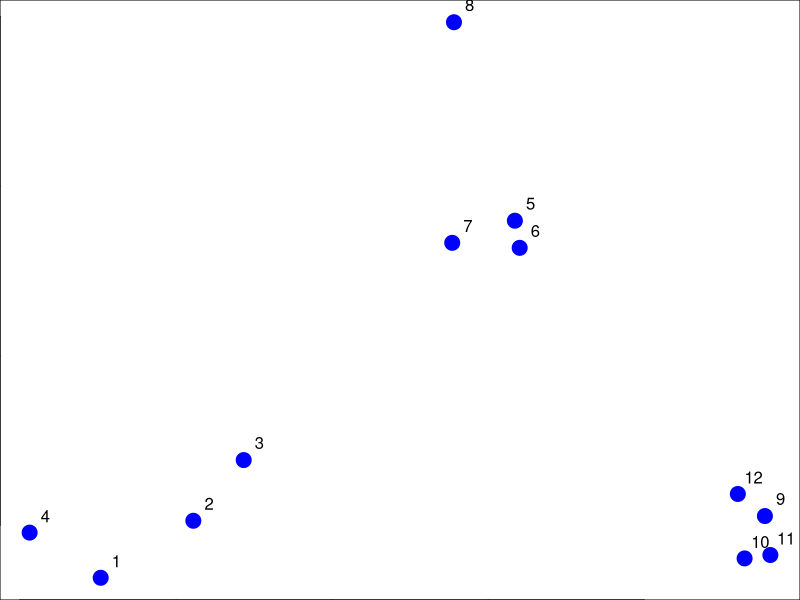
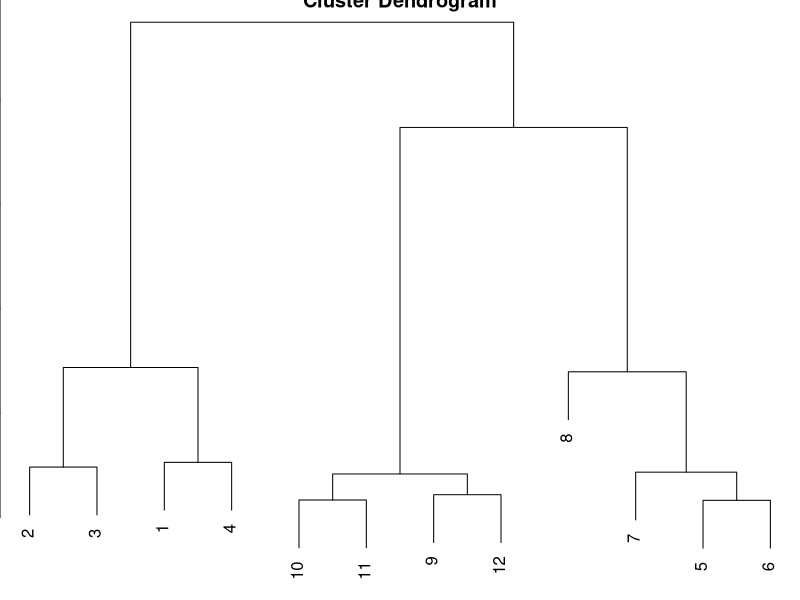
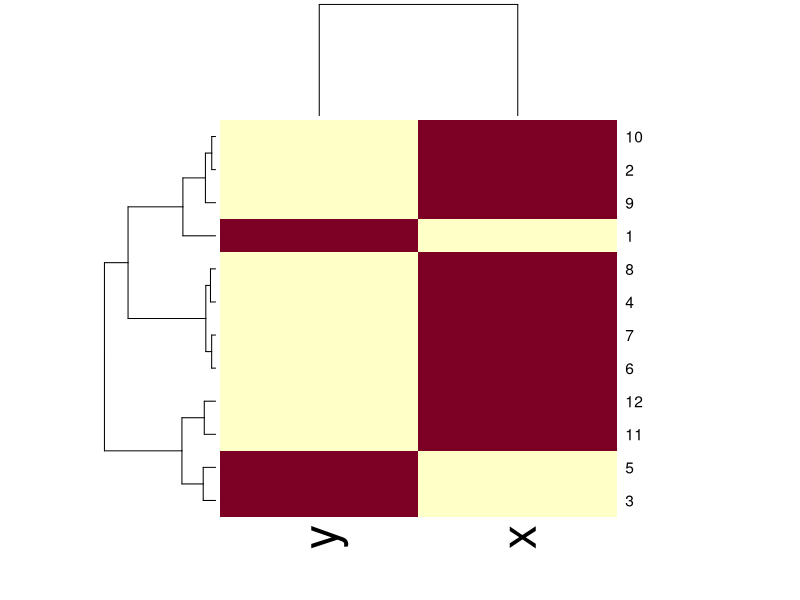
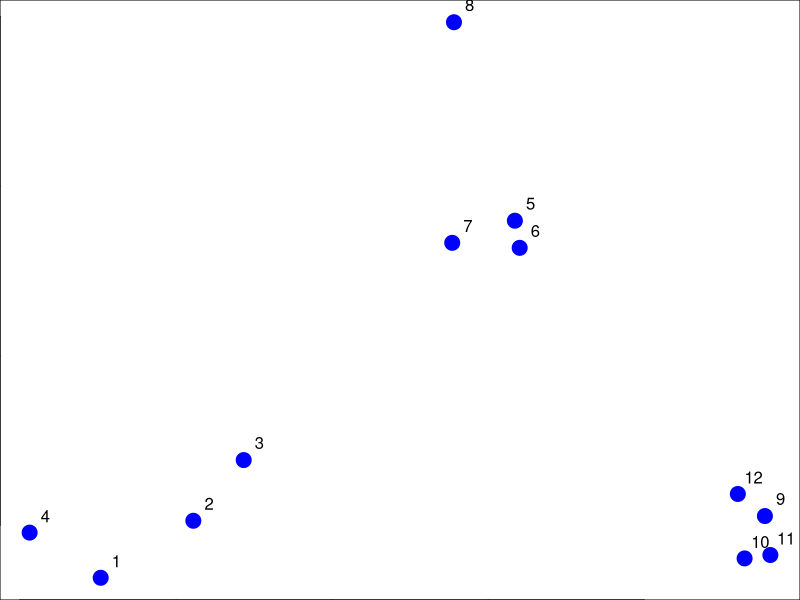
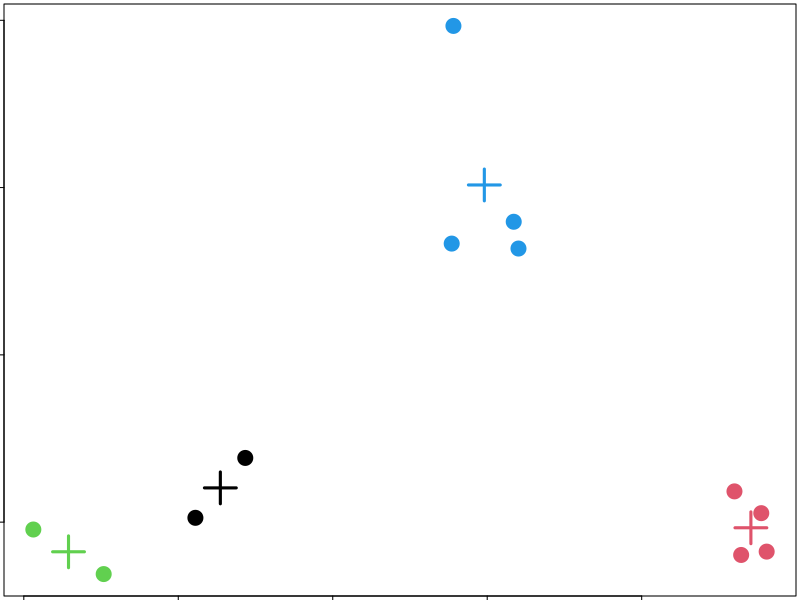
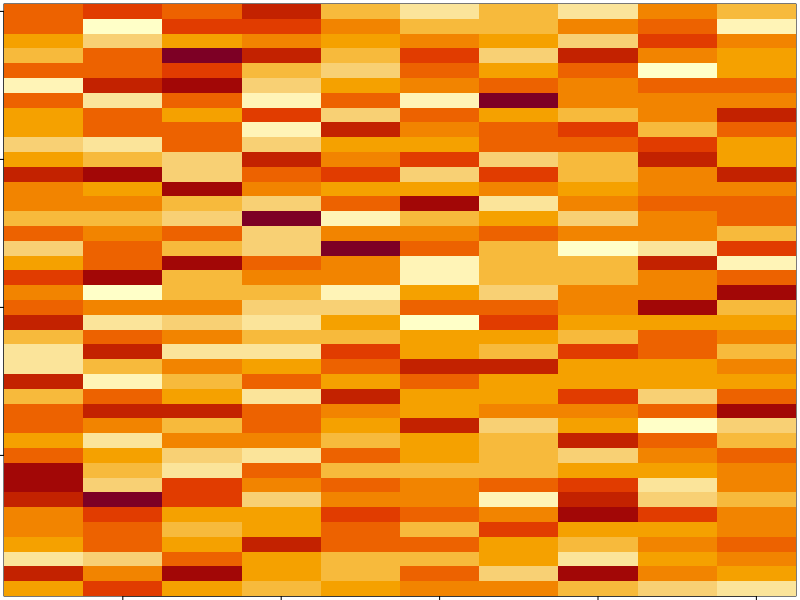
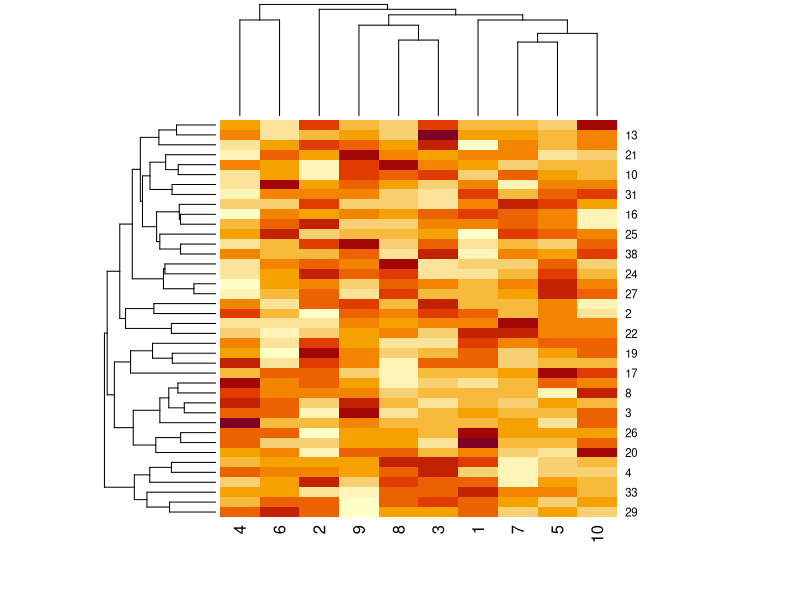
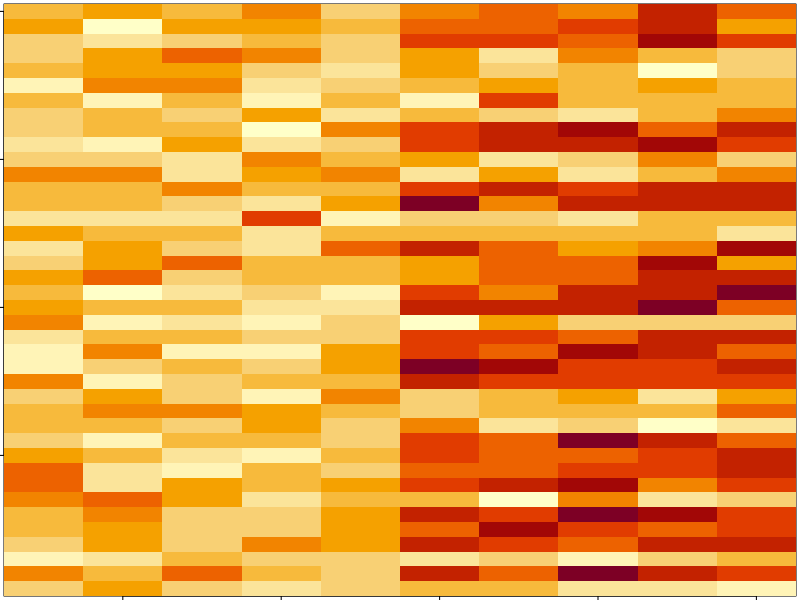

Recreate these plots in R, in order.
## ---- chunk 1
set.seed(1234)
par(mar = c(0,0,0,0))
x <- rnorm(12, mean = rep(1:3, each = 4), sd = 0.2)
y <- rnorm(12, mean = rep(c(1,2,1), each = 4), sd = 0.2)
plot(x,y,col="blue",pch=19,cex=2)
text(x+0.05, y+0.05, labels = as.character(1:12))
## ---- chunk 2
dataFrame = data.frame(x=x,y=y)
dist(dataFrame)
## ---- chunk 3
distxy <- dist(dataFrame)
hClustering = hclust(distxy)
plot(hClustering)
## ---- chunk 4
dataFrame = data.frame(x=x,y=y)
set.seed(143)
dataMatrix <- as.matrix(dataFrame)[sample(1:12),]
heatmap(dataMatrix)
## ---- chunk 5
set.seed(1234)
par(mar = c(0,0,0,0))
x <- rnorm(12, mean = rep(1:3, each = 4), sd = 0.2)
y <- rnorm(12, mean = rep(c(1,2,1), each = 4), sd = 0.2)
plot(x,y,col="blue",pch=19,cex=2)
text(x+0.05, y+0.05, labels = as.character(1:12))
## ---- chunk 6
dataFrame = data.frame(x=x,y=y)
kmeansObj <- kmeans(dataFrame, centers = 4)
names(kmeansObj)
## ---- chunk 7
kmeansObj$cluster
## ---- chunk 8
par(mar = rep(0.2, 4))
plot(x,y, col = kmeansObj$cluster, pch = 19, cex = 2)
points(kmeansObj$centers, col = 1:4, pch = 3, cex = 3, lwd = 3)
## ---- chunk 9
set.seed(12345)
#par(mar = rep(0.2, 4))
dataMatrix <- matrix(rnorm(400), nrow = 40)
image(1:10, 1:40, t(dataMatrix)[, nrow(dataMatrix):1])
heatmap(dataMatrix)
set.seed(678910)
for (i in 1:40) {
    #flip a coin
    coinFlip = rbinom(1, size = 1, prob = 0.5)
    #if coin is heads add a common pattern to that row
    if (coinFlip) {
        dataMatrix[i,] <- dataMatrix[i,] + rep(c(0,3), each = 5)
    }
}
image(1:10, 1:40, t(dataMatrix)[, nrow(dataMatrix):1])
heatmap(dataMatrix)

hh <- hclust(dist(dataMatrix))
dataMatrixOrdered <- dataMatrix[hh$order,]
par(mfrow = c(1,3))
image(t(dataMatrixOrdered)[, nrow(dataMatrixOrdered):1])
plot(rowMeans(dataMatrixOrdered), 40:1, xlab = "Row Mean", ylab = "Row", pch = 19)
plot(colMeans(dataMatrixOrdered), xlab = "Column", ylab = "Column Mean", pch = 19)
## ---- chunk 10
svd1 <- svd(scale(dataMatrixOrdered))
par(mfrow = c(1,3))
image(t(dataMatrixOrdered)[, nrow(dataMatrixOrdered):1])
plot(svd1$u[,1], 40:1, , xlab = "Row", ylab = "First left singular vector", pch = 19)
plot(svd1$v[,1], xlab = "Column", ylab = "First right singular vector", pch = 19)
## ---- chunk 11
par(mfrow = c(1,2))
plot(svd1$d, xlab = "Column", ylab = "Singular Value", pch = 19)
plot(svd1$d^2/sum(svd1$d^2), xlab = "Column", ylab = "Prop. of variance explained", pch = 19)
## ---- chunk 12
svd1 <- svd(scale(dataMatrixOrdered))
pca1 <- prcomp(dataMatrixOrdered, scale = TRUE)
plot(pca1$rotation[, 1], svd1$v[, 1], pch = 19, xlab = "Principal Component #1", ylab = "Right Singular Vector #1")
abline(c(0,1))
## ---- chunk 13
constantMatrix <- dataMatrixOrdered * 0
for (i in 1:dim(dataMatrixOrdered)[1]) { constantMatrix[i,] <- rep(c(0,1),each = 5)}
svd1 <- svd(constantMatrix)
par(mfrow = c(1,3))
image(t(constantMatrix)[, nrow(constantMatrix):1])
plot(svd1$d, xlab =  "Column", ylab = "Singular Value", pch = 10)
plot(svd1$d^2/sum(svd1$d^2), xlab = "Column", ylab = "Prop. of variance explained", pch = 19)
## ---- chunk 14
set.seed(678910)
for (i in 1:40) {
    #flip a coin
    coinFlip1 = rbinom(1, size = 1, prob = 0.5)
    coinFlip2 = rbinom(1, size = 1, prob = 0.5)
    #if coin is heads add a common pattern to that row
    if (coinFlip1) {
        dataMatrix[i,] <- dataMatrix[i,] + rep(c(0,5), each = 5)
    }
    if (coinFlip2) {
        dataMatrix[i,] <- dataMatrix[i,] + rep(c(0,5), 5)
    }
}
hh <- hclust(dist(dataMatrix))
dataMatrixOrdered <- dataMatrix[hh$order, ]
## ---- chunk 15
svd2 <- svd(scale(dataMatrixOrdered))
par(mfrow = c(1,3))
image(t(dataMatrixOrdered)[, nrow(dataMatrixOrdered):1])
plot(rep(c(0,1), each = 5), pch = 19, xlab = "Column", ylab = "Pattern 1")
plot(rep(c(0,1), 5), pch = 19, xlab = "Column", ylab = "Pattern 2")
## ---- chunk 16
svd2 <- svd(scale(dataMatrixOrdered))
par(mfrow = c(1,3))
image(t(dataMatrixOrdered)[, nrow(dataMatrixOrdered):1])
plot(svd2$v[,1], pch = 19, xlab = "Column", ylab = "First right singular vector")
plot(svd2$v[,2], pch = 19, xlab = "Column", ylab = "Second right singular vector")
## ---- chunk 17
svd1 <- svd(scale(dataMatrixOrdered))
par(mfrow = c(1,2))
plot(svd1$d, pch = 19, xlab = "Column", ylab = "Singular Value")
plot(svd1$d^2/sum(svd1$d^2), pch = 19, xlab = "Column", ylab = "Percent of variance explained")
## ---- chunk 18
smoothScatter(rnorm(10000),rnorm(10000))
